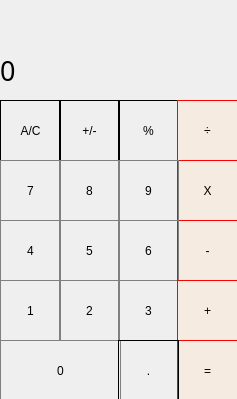
<?xml version="1.0" encoding="UTF-8"?>
<ui version="4.0">
 <class>MainWindow</class>
 <widget class="QMainWindow" name="MainWindow">
  <property name="geometry">
   <rect>
    <x>0</x>
    <y>0</y>
    <width>237</width>
    <height>399</height>
   </rect>
  </property>
  <property name="windowTitle">
   <string>MainWindow</string>
  </property>
  <widget class="QWidget" name="centralwidget">
   <widget class="QLabel" name="label">
    <property name="geometry">
     <rect>
      <x>0</x>
      <y>50</y>
      <width>221</width>
      <height>41</height>
     </rect>
    </property>
    <property name="font">
     <font>
      <family>Yu Gothic</family>
      <pointsize>20</pointsize>
     </font>
    </property>
    <property name="styleSheet">
     <string notr="true">QLabel {
qproperty-alignment: 'AlignVCenter | AlignRight';
border-botton: 1px solid gray;
}
backgroud-color : white;</string>
    </property>
    <property name="text">
     <string>0</string>
    </property>
   </widget>
   <widget class="QPushButton" name="pushButton">
    <property name="geometry">
     <rect>
      <x>0</x>
      <y>100</y>
      <width>61</width>
      <height>61</height>
     </rect>
    </property>
    <property name="styleSheet">
     <string notr="true">QPushButton
{
background-color : rgb (216,215,214);
border : 1px solid black;
}

QPushButton:pressed
{
background-color: qlineargradient (x1: 0, y1: 0, x2 : 0, y2 : 1,
                                        stop: 0 #BEBEBE, stop: 1 #D8D9D10);
}</string>
    </property>
    <property name="text">
     <string>A/C</string>
    </property>
   </widget>
   <widget class="QPushButton" name="pushButton_2">
    <property name="geometry">
     <rect>
      <x>59</x>
      <y>100</y>
      <width>61</width>
      <height>61</height>
     </rect>
    </property>
    <property name="styleSheet">
     <string notr="true">QPushButton
{
background-color : rgb (216,215,214);
border : 1px solid black;
}

QPushButton:pressed
{
background-color: qlineargradient (x1: 0, y1: 0, x2 : 0, y2 : 1,
                                        stop: 0 #BEBEBE, stop: 1 #D8D9D10);
}</string>
    </property>
    <property name="text">
     <string>+/-</string>
    </property>
   </widget>
   <widget class="QPushButton" name="pushButton_3">
    <property name="geometry">
     <rect>
      <x>118</x>
      <y>100</y>
      <width>61</width>
      <height>61</height>
     </rect>
    </property>
    <property name="styleSheet">
     <string notr="true">QPushButton
{
background-color : rgb (216,215,214);
border : 1px solid black;
}

QPushButton:pressed
{
background-color: qlineargradient (x1: 0, y1: 0, x2 : 0, y2 : 1,
                                        stop: 0 #BEBEBE, stop: 1 #D8D9D10);
}</string>
    </property>
    <property name="text">
     <string>%</string>
    </property>
   </widget>
   <widget class="QPushButton" name="pushButton_4">
    <property name="geometry">
     <rect>
      <x>177</x>
      <y>100</y>
      <width>61</width>
      <height>61</height>
     </rect>
    </property>
    <property name="styleSheet">
     <string notr="true">QPushButton
{
background-color : rgb(245, 235, 225);
color: black;
border : 1px solid red;

}
QPushButton-pressed
{
background-color : qlineargradient (x1: 0, y1:0, x2: 0, y2: 1
               stop : 0 #FF7832, stop : 1 #FF9839);
}</string>
    </property>
    <property name="text">
     <string>÷</string>
    </property>
   </widget>
   <widget class="QPushButton" name="pushButton_5">
    <property name="geometry">
     <rect>
      <x>177</x>
      <y>160</y>
      <width>61</width>
      <height>61</height>
     </rect>
    </property>
    <property name="styleSheet">
     <string notr="true">QPushButton
{
background-color : rgb(245, 235, 225);
color: black;
border : 1px solid red;

}
QPushButton-pressed
{
background-color : qlineargradient (x1: 0, y1:0, x2: 0, y2: 1
               stop : 0 #FF7832, stop : 1 #FF9839);
}</string>
    </property>
    <property name="text">
     <string>X</string>
    </property>
   </widget>
   <widget class="QPushButton" name="pushButton_6">
    <property name="geometry">
     <rect>
      <x>118</x>
      <y>160</y>
      <width>61</width>
      <height>61</height>
     </rect>
    </property>
    <property name="styleSheet">
     <string notr="true">QPushButton {

border : 1px solid gray;

}

QPushButton pressed {
backgroud-color:  qlineargradient (x1: 0, y1 : 0,x2: 0, y2: 1 ,
                                                                           stop:0 #dadbde, stop: 1 #f6f7fa )
}
</string>
    </property>
    <property name="text">
     <string>9</string>
    </property>
   </widget>
   <widget class="QPushButton" name="pushButton_7">
    <property name="geometry">
     <rect>
      <x>59</x>
      <y>160</y>
      <width>61</width>
      <height>61</height>
     </rect>
    </property>
    <property name="styleSheet">
     <string notr="true">QPushButton {

border : 1px solid gray;

}

QPushButton pressed {
backgroud-color:  qlineargradient (x1: 0, y1 : 0,x2: 0, y2: 1 ,
                                                                           stop:0 #dadbde, stop: 1 #f6f7fa )
}
</string>
    </property>
    <property name="text">
     <string>8</string>
    </property>
   </widget>
   <widget class="QPushButton" name="pushButton_8">
    <property name="geometry">
     <rect>
      <x>0</x>
      <y>160</y>
      <width>61</width>
      <height>61</height>
     </rect>
    </property>
    <property name="styleSheet">
     <string notr="true">QPushButton {

border : 1px solid gray;

}

QPushButton pressed {
backgroud-color:  qlineargradient (x1: 0, y1 : 0,x2: 0, y2: 1 ,
                                                                           stop:0 #dadbde, stop: 1 #f6f7fa )
}
</string>
    </property>
    <property name="text">
     <string>7</string>
    </property>
   </widget>
   <widget class="QPushButton" name="pushButton_9">
    <property name="geometry">
     <rect>
      <x>177</x>
      <y>220</y>
      <width>61</width>
      <height>61</height>
     </rect>
    </property>
    <property name="styleSheet">
     <string notr="true">QPushButton
{
background-color : rgb(245, 235, 225);
color: black;
border : 1px solid red;

}
QPushButton-pressed
{
background-color : qlineargradient (x1: 0, y1:0, x2: 0, y2: 1
               stop : 0 #FF7832, stop : 1 #FF9839);
}</string>
    </property>
    <property name="text">
     <string>-</string>
    </property>
   </widget>
   <widget class="QPushButton" name="pushButton_10">
    <property name="geometry">
     <rect>
      <x>59</x>
      <y>280</y>
      <width>61</width>
      <height>61</height>
     </rect>
    </property>
    <property name="styleSheet">
     <string notr="true">QPushButton {

border : 1px solid gray;

}

QPushButton pressed {
backgroud-color:  qlineargradient (x1: 0, y1 : 0,x2: 0, y2: 1 ,
                                                                           stop:0 #dadbde, stop: 1 #f6f7fa )
}
</string>
    </property>
    <property name="text">
     <string>2</string>
    </property>
   </widget>
   <widget class="QPushButton" name="pushButton_11">
    <property name="geometry">
     <rect>
      <x>118</x>
      <y>220</y>
      <width>61</width>
      <height>61</height>
     </rect>
    </property>
    <property name="styleSheet">
     <string notr="true">QPushButton {

border : 1px solid gray;

}

QPushButton pressed {
backgroud-color:  qlineargradient (x1: 0, y1 : 0,x2: 0, y2: 1 ,
                                                                           stop:0 #dadbde, stop: 1 #f6f7fa )
}
</string>
    </property>
    <property name="text">
     <string>6</string>
    </property>
   </widget>
   <widget class="QPushButton" name="pushButton_12">
    <property name="geometry">
     <rect>
      <x>0</x>
      <y>280</y>
      <width>61</width>
      <height>61</height>
     </rect>
    </property>
    <property name="styleSheet">
     <string notr="true">QPushButton {

border : 1px solid gray;

}

QPushButton pressed {
backgroud-color:  qlineargradient (x1: 0, y1 : 0,x2: 0, y2: 1 ,
                                                                           stop:0 #dadbde, stop: 1 #f6f7fa )
}
</string>
    </property>
    <property name="text">
     <string>1</string>
    </property>
   </widget>
   <widget class="QPushButton" name="pushButton_13">
    <property name="geometry">
     <rect>
      <x>59</x>
      <y>220</y>
      <width>61</width>
      <height>61</height>
     </rect>
    </property>
    <property name="styleSheet">
     <string notr="true">QPushButton {

border : 1px solid gray;

}

QPushButton pressed {
backgroud-color:  qlineargradient (x1: 0, y1 : 0,x2: 0, y2: 1 ,
                                                                           stop:0 #dadbde, stop: 1 #f6f7fa )
}
</string>
    </property>
    <property name="text">
     <string>5</string>
    </property>
   </widget>
   <widget class="QPushButton" name="pushButton_14">
    <property name="geometry">
     <rect>
      <x>118</x>
      <y>280</y>
      <width>61</width>
      <height>61</height>
     </rect>
    </property>
    <property name="styleSheet">
     <string notr="true">QPushButton {

border : 1px solid gray;

}

QPushButton pressed {
backgroud-color:  qlineargradient (x1: 0, y1 : 0,x2: 0, y2: 1 ,
                                                                           stop:0 #dadbde, stop: 1 #f6f7fa )
}
</string>
    </property>
    <property name="text">
     <string>3</string>
    </property>
   </widget>
   <widget class="QPushButton" name="pushButton_15">
    <property name="geometry">
     <rect>
      <x>177</x>
      <y>280</y>
      <width>61</width>
      <height>61</height>
     </rect>
    </property>
    <property name="styleSheet">
     <string notr="true">QPushButton
{
background-color : rgb(245, 235, 225);
color: black;
border : 1px solid red;

}
QPushButton-pressed
{
background-color : qlineargradient (x1: 0, y1:0, x2: 0, y2: 1
               stop : 0 #FF7832, stop : 1 #FF9839);
}</string>
    </property>
    <property name="text">
     <string>+</string>
    </property>
   </widget>
   <widget class="QPushButton" name="pushButton_16">
    <property name="geometry">
     <rect>
      <x>0</x>
      <y>220</y>
      <width>61</width>
      <height>61</height>
     </rect>
    </property>
    <property name="styleSheet">
     <string notr="true">QPushButton {

border : 1px solid gray;

}

QPushButton pressed {
backgroud-color:  qlineargradient (x1: 0, y1 : 0,x2: 0, y2: 1 ,
                                                                           stop:0 #dadbde, stop: 1 #f6f7fa )
}
</string>
    </property>
    <property name="text">
     <string>4</string>
    </property>
   </widget>
   <widget class="QPushButton" name="pushButton_18">
    <property name="geometry">
     <rect>
      <x>177</x>
      <y>340</y>
      <width>61</width>
      <height>61</height>
     </rect>
    </property>
    <property name="styleSheet">
     <string notr="true">QPushButton
{
background-color : rgb(245, 235, 225);
color: black;
border : 1px solid red;

}
QPushButton-pressed
{
background-color : qlineargradient (x1: 0, y1:0, x2: 0, y2: 1
               stop : 0 #FF7832, stop : 1 #FF9839);
}</string>
    </property>
    <property name="text">
     <string>=</string>
    </property>
   </widget>
   <widget class="QPushButton" name="pushButton_19">
    <property name="geometry">
     <rect>
      <x>0</x>
      <y>340</y>
      <width>121</width>
      <height>61</height>
     </rect>
    </property>
    <property name="styleSheet">
     <string notr="true">QPushButton {

border : 1px solid gray;

}

QPushButton pressed {
backgroud-color:  qlineargradient (x1: 0, y1 : 0,x2: 0, y2: 1 ,
                                                                           stop:0 #dadbde, stop: 1 #f6f7fa )
}
</string>
    </property>
    <property name="text">
     <string>0</string>
    </property>
   </widget>
   <widget class="QPushButton" name="pushButton_20">
    <property name="geometry">
     <rect>
      <x>118</x>
      <y>340</y>
      <width>61</width>
      <height>61</height>
     </rect>
    </property>
    <property name="styleSheet">
     <string notr="true">QPushButton
{
background-color : rgb (216,215,214);
border : 1px solid black;
}

QPushButton:pressed
{
background-color: qlineargradient (x1: 0, y1: 0, x2 : 0, y2 : 1,
                                        stop: 0 #BEBEBE, stop: 1 #D8D9D10);
}</string>
    </property>
    <property name="text">
     <string>.</string>
    </property>
   </widget>
  </widget>
 </widget>
 <resources/>
 <connections/>
</ui>
